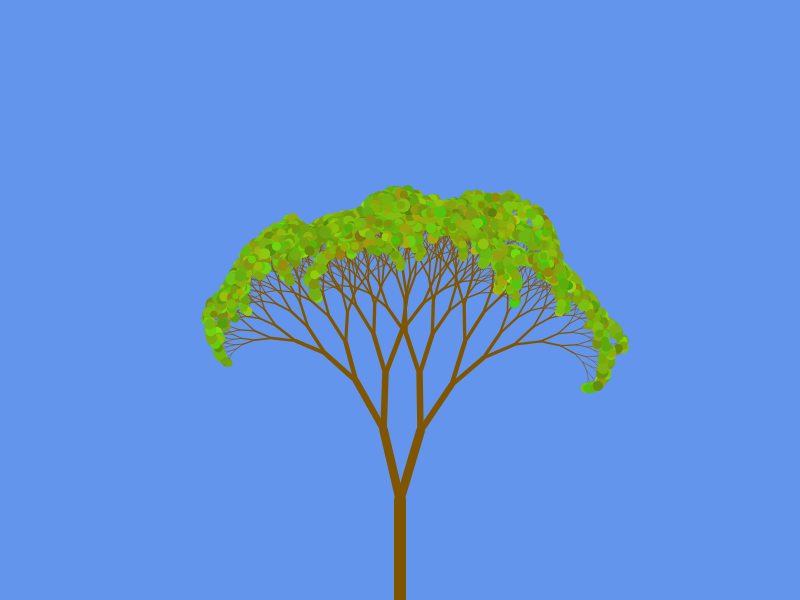
Frame 1 (no input)
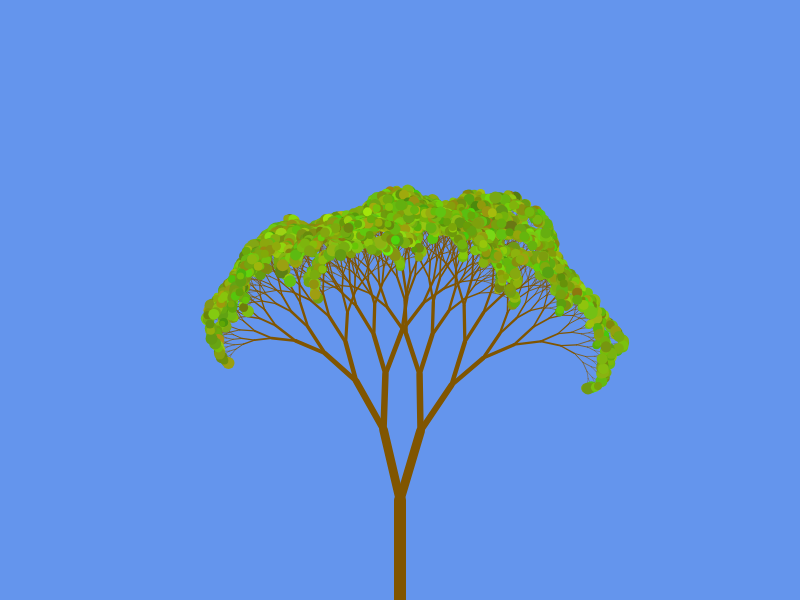
Frame 2 (the mouse pressed at the canvas centre, redrawn once)

The p5.js sketch that drew these frames (run headless with seeded random() and noise() and a simulated clock; the mouse was pressed at the canvas centre and the sketch redrawn once):

// p5.js sketch
// ── sketch.js
//global variables
var len = 100; //starting length of the axiom branch
var thickness = 12; //starting thickness of the axiom branch
var thicknessDegrade = 0.78; //multiplier for thickness, to thin it out
var count = 0; //counter for iterations have been done
var seed = 22; //starting seed
var noiseValue = 0; //starting noise value
var noiseStep = 0.05; //what step is taken when going through the noise space(1D)
var paramNoiseOffsets = noiseValue; //the offset of the step, to go through the noise
var offSetStep = 0.5; //the amount the above thing gets changed each time
var seedStep = 22; //ammount we change the seed by with each press;
var iterationsLimit = 50; //check against to avoid infinite tree; set way highter
var lengthLimit = 5; //the limit to how small branches can - they still get a little bit below that but still end;
const gRatio = 0.6180339887; //const of -(1/goldenratio);
var minAngle = 10; // min angle
var maxAngle = 22; //min and max angle for branches to branch off;
var minLengthMod = 104; // min ammount that length gets shortened by (this is multiplied by gRatio, hens why its over 100);
var maxLengthMod = 144; // max ----//--- ()
var root, tree = [], //the root/axiom, array for the branches and one for the leaves
  leaves = [];
var treeNumber = 1; // to display which tree we are on, counting from the start of the program;
var keyCodeForNext = 78; //keyCode for which button will be used; 78 = 'n';

//variables for debugging
var noiseResult;
var logLength, logAngle, logInclusion;
var gassianMean = 1,
  gassianSD = 0.9;

//setup function that is called on runtime, part of the p5.js library
//pretty much the same as window.onLoad = function(){}
function setup() {
  createCanvas(800, 600); //manageable size on my laptop

  //sets up the noise, with a preset seed, and starting value;
  initNoise(seed, noiseValue);
  //initialises the entire tree- axiom, branches and leaves;
  initTree();
  //creates a Dom element to display some text, usefull for users, at the bottom
  myP = createP("Tree number: " + treeNumber);
}

//init the noise with a seed and starting value;
function initNoise(seed, noiseValue) {
  noiseSeed(this.seed);
  randomSeed(this.seed);
  //noiseResult = noise(this.noiseValue);

}

//helper function to setup the tree, leaves,
function initTree() {
  //clean the arrays, for keyPressed, so arrays don't overflood;
  tree.length = 0;
  leaves.length = 0;
  //using vectors, part of the p5.js library
  var a = createVector(width / 2, height);
  var b = createVector(width / 2, height - len);

  //create the root/axiom starting at a and ending at b with a thickness
  root = new Branch(a, b, thickness);
  //add it to the array
  tree[0] = root;

  //generate the branches/tree
  addBranches();
  //generate the leaves at the end branches
  addLeaves();

  //resets the count so arrays can be refilled on mousePressed;
  count = 0;
}

// cycle through noise on mouse button being pressed
function keyPressed() {
  if (keyCode == keyCodeForNext) {

    //change the seed by some abitrary amount, doesn't matter, just as long as we get a new tree;
    seed += seedStep;
    //resets paramNoiseOffsets;
    paramNoiseOffsets = noiseValue;

    //reinitilise the nosie;
    //this needs to be done before building the Tree as it uses it; (learned this through a glitch);
    initNoise(seed, noiseValue);
    initTree();
    redraw();
    //removes the Dom elems, so the <p>'s with the text don't stack down the page;
    removeElements();
    treeNumber++;
    myP = createP("Tree number: " + treeNumber); //creates a <p> element; part of the p5.dom library;

    //debugToConsole();  //print a bunch of things to the console; see function for more info;
  }
}

//substituting mousePressed in tutorials
function addBranches() {
  //if it reaches 49 iterations, stop; this bigger than the next if so as to allow it to terminate it first,
  //but this is still required;
  if (count < iterationsLimit) {
    //go through the array, backwards
    for (var i = tree.length - 1; i >= 0; i--) {
      if (tree[i].branchLength > lengthLimit) {
        //finished is like drawn = true; each element in tree having a start and end pint
        if (!tree[i].finished) {
          //grow 2 branches, using the current one as a start point
          //e.i. they get added to the end of the current one
          //and then they get added to the array
          tree.push(tree[i].growBranchLeft());
          tree.push(tree[i].growBranchRight());
        }
        //mark the branch in the array we just appended the branches too as finished, to avoid doubles and
        //excess drawing
        tree[i].finished = true;

      }
    }
    //offset the noise and params a bit, creates some randomness as it moves a bit through the noise feild;
    offSetStep += 0.05;

    count++;
    //go in another level/iteration; recursion;
    addBranches();
  }

}

function addLeaves() {
  for (var i = tree.length - 1; i >= 0; i--) { // for each branch in the tree
    if (!tree[i].finished) { // if it has not been drawed
      var leaf = tree[i].end.copy(); //get its end point
      leaves.push(leaf); //add it to the array
    }
  }
}

//part of p5.js libraries, draws thing to the screen continuously
function draw() {

  background('#6495ED'); //cornflower blue #6495ED

  //draw all the branches of the tree array
  for (var i = 0; i < tree.length; i++) {
    tree[i].show();

    //debugBranches(tree[i]);       //displays attribues next to branges, not as usefull as console printing it but still;
  }

  //draw the leaves
  var leaveSize = 0;
  paramNoiseOffsets += offSetStep;
  for (var i = 0; i < leaves.length; i++) {
    //offsets for leaves color, ranges keep in
    paramNoiseOffsets += offSetStep;
    var r = Math.round(getRandomIntInclusive(51, 204));
    paramNoiseOffsets += offSetStep;
    var g = Math.round(getRandomIntInclusive(102, 255));
    paramNoiseOffsets += offSetStep;
    var b = Math.round(getRandomIntInclusive(0, 26));

    fill('rgb( ' + r + ', ' + g + ',' + b + ' )');
    noStroke(); //no outline
    leaveSize = Math.round(getRandomIntInclusive(4, 15));
    ellipse(leaves[i].x, leaves[i].y, leaveSize, leaveSize);
  }

  //debugGraphs();    //enable to draw graphis, helped a bit when debugging;
  noLoop(); // looping disabled, so it only draws it once
}


//-------------------------
// Helper functions
//------------------------

//the gaussian noise adds more controlled pseudo-randomness as it seems to be seeded;

//for randomizing the lenth
function lengthRandomizer(min, max) {
  paramNoiseOffsets = paramNoiseOffsets + randomGaussian(gassianMean, gassianSD);
  logLength = getRandomIntInclusive(min, max) / 100;
  return logLength;
}
//get a random angle,
function angleRandomizer(min, max) {
  paramNoiseOffsets += randomGaussian(gassianMean, gassianSD);
  logAngle = getRandomIntInclusive(min, max);
  return logAngle;
}

//get psuedo-random number in a range
function getRandomIntInclusive(min, max) {
  //restrain the result to within a range - i admit the name of some of these functions may not be the best;
  logInclusion = (noise(noiseValue + paramNoiseOffsets) * (max - min + 1)) + min; //restrains it within a range;
  return logInclusion;
}


//------------------------------
//for debugging purposes
//------------------------------

function debugToConsole() {
  //console debugging purposes
  println("noiseValue = " + noiseValue);
  println("noiseResult = " + noiseResult);
  println("logAngle = " + logAngle);
  println("logLength = " + logLength);
  println("logInclusion = " + logInclusion);
  println("tree.lenght = " + tree.length);
  println("leaves.length = " + leaves.length);
  println("tree[100].branchLength = " + tree[100].branchLength);
  println("paramNoiseOffsets = " + paramNoiseOffsets);
  println(""); //newline
}

function debugGraphs() {
  //-------------------------
  //debugging
  //-------------------------

  fill('#000000');
  //text(noiseValue, 100, 100);
  text("1.0", 0, 50);
  text("0.0(y=50)", 0, 100);
  text("-1.0", 0, 150);

  stroke('#222222');
  //strokeWeight(2);
  //line(0, 100, width, 100);
  noFill();
  beginShape();
  var nx = noiseValue;
  stroke("#ff3399");
  strokeWeight(7);
  point(0, 100 * noise(nx));
  stroke('#222222');
  strokeWeight(1);
  text(noise(nx), 100, 100);
  for (var x = 0; x < width; x++) {

    var y = 100 * noise(nx);
    vertex(x, y);
    nx += noiseStep;

  }

  endShape();
  for (var y = 150; y < 250; y++) {
    var x = 100 * randomGaussian(gassianMean, gassianSD);
    line(50, y, x, y);
  }
  //---------------------------------------------
  //end of output code to help with debugging
  //---------------------------------------------
}

function debugBranches(treeBranch) {
  //noStroke();
  fill('#000000');
  //branches length
  text(treeBranch.branchLength.toFixed(2),
    treeBranch.begin.x + 0.50 * (treeBranch.end.x - treeBranch.begin.x),
    treeBranch.begin.y + 0.50 * (treeBranch.end.y - treeBranch.begin.y));

}

// ── branch.js
function Branch(begin, end, thickness) {
  this.begin = begin;
  this.end = end;
  this.thickness = thickness;
  this.branchV = p5.Vector.sub(this.begin,this.end);    //p5.js function
  this.angle = this.branchV.heading();                  // p5.js function for angle of vector
  this.branchLength = this.branchV.mag();               //p5.js function for magnitude of vector
  this.finished = false;                                // flags a branch as traversed - that it has spawned branches


  //fucntion for displaying a branch, uses line from p5.js
  this.show = function() {
    stroke('#805500');
    strokeWeight(this.thickness);
    line(this.begin.x,this.begin.y,this.end.x,this.end.y);
  }

  //grows a branch to the right
  this.growBranchRight = function() {
    var dir = p5.Vector.sub(this.end,this.begin);                   //append it to the existing branch
    dir.rotate(angleRandomizer(minAngle, maxAngle) * Math.PI/180);  //randomize angle
    dir.mult(gRatio * lengthRandomizer(minLengthMod,maxLengthMod)); //shorten branches
    var newEnd = p5.Vector.add(this.end,dir);                       //save new endpoint in var

    //create new branch, which is less thick by a degree of thicknessDegrade;
    var right = new Branch(this.end, newEnd, this.thickness * (thicknessDegrade * lengthRandomizer(84,100)) );
    return right;
  }

  //grow a branch to the left
  this.growBranchLeft = function() {
    var dir = p5.Vector.sub(this.end,this.begin);                   //append it to the existing branch
    dir.rotate(-angleRandomizer(minAngle,maxAngle) * Math.PI/180);  //randomize angle, the in other direction
    dir.mult(gRatio * lengthRandomizer(minLengthMod,maxLengthMod)); //shorten branches
    var newEnd = p5.Vector.add(this.end,dir);                       //save new endpoint in var

    //create new branch, which is less thick by a degree of thicknessDegrade;
    var left = new Branch(this.end, newEnd, this.thickness * (thicknessDegrade * lengthRandomizer(84,100)));
    return left;
  }
}
